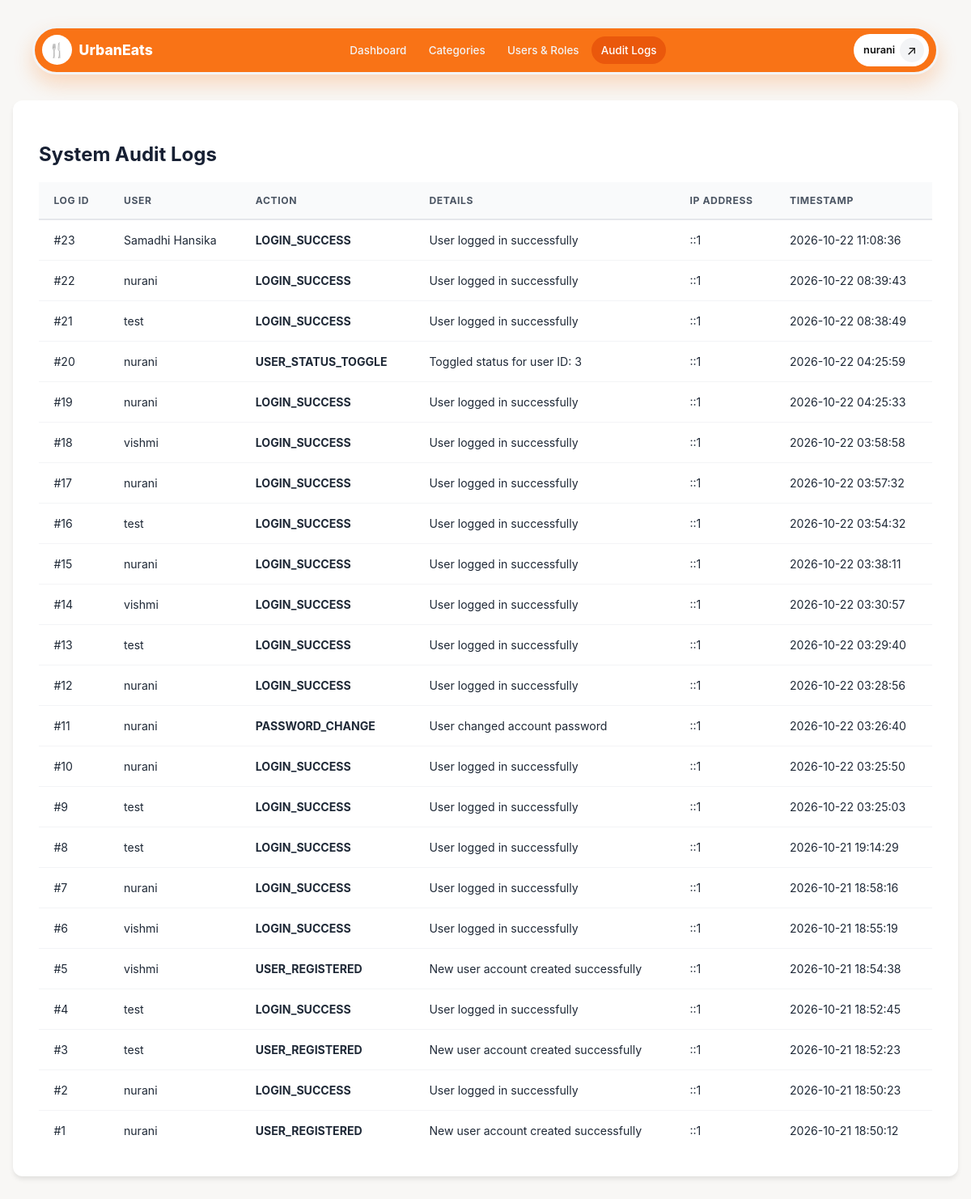
The page /admin/audit-log.php (signed in) on the database its author committed.
### tables this page shows
CREATE TABLE `audit_log` (
  `log_id` int(11) NOT NULL,
  `user_id` int(11) DEFAULT NULL,
  `action` varchar(100) NOT NULL,
  `details` text DEFAULT NULL,
  `ip_address` varchar(45) NOT NULL,
  `created_at` timestamp NOT NULL DEFAULT current_timestamp()
);

CREATE TABLE `users` (
  `user_id` int(11) NOT NULL,
  `full_name` varchar(100) NOT NULL,
  `email` varchar(100) NOT NULL,
  `phone` varchar(20) NOT NULL,
  `password_hash` varchar(255) NOT NULL,
  `role_id` int(11) NOT NULL DEFAULT 1,
  `is_active` tinyint(1) DEFAULT 1,
  `created_at` timestamp NOT NULL DEFAULT current_timestamp()
);

### admin/audit-log.php (the view, shortened to what this page needs)
<?php
require_once '../config/db.php';
$logs = $pdo->query("SELECT al.*, u.full_name FROM audit_log al LEFT JOIN users u ON al.user_id = u.user_id ORDER BY al.created_at DESC LIMIT 50")->fetchAll();
?>
<!DOCTYPE html>
<html lang="en">
<head>
    <link rel="stylesheet" href="../public/style.css">
</head>
<body class="admin-dashboard">
    <header class="admin-navbar">
        <a class="admin-brand" href="../index.php">
            <span class="admin-brand-icon" aria-hidden="true">🍴</span>
            <span>Urban<span>Eats</span><small>CLOUD KITCHEN</small></span>
        </a>
        <nav class="admin-nav-links" aria-label="Admin navigation">
            <a href="dashboard.php">Dashboard</a>
            <a href="categories.php">Categories</a>
            <a href="users.php">Users &amp; Roles</a>
            <a class="active" href="audit-log.php">Audit Logs</a>
        </nav>
        <div class="admin-account">
            <span class="admin-account-name"><?= htmlspecialchars($_SESSION['full_name'] ?? 'Administrator') ?></span>
            <a class="admin-logout" href="../auth/logout.php" aria-label="Sign out">↗</a>
        </div>
    </header>
    <div class="container">
        <div class="card">
            <h2>System Audit Logs</h2>
            <table class="data-table">
                <thead>
                    <tr>
                        <th>Log ID</th>
                        <th>User</th>
                        <th>Action</th>
                        <th>Details</th>
                        <th>IP Address</th>
                        <th>Timestamp</th>
                    </tr>
                </thead>
                <tbody>
                    <?php foreach ($logs as $l): ?>
                    <tr>
                        <td>#<?= $l['log_id'] ?></td>
                        <td><?= htmlspecialchars($l['full_name'] ?? 'Guest/System') ?></td>
                        <td><strong><?= htmlspecialchars($l['action']) ?></strong></td>
                        <td><?= htmlspecialchars($l['details']) ?></td>
                        <td><?= htmlspecialchars($l['ip_address']) ?></td>
                        <td><?= $l['created_at'] ?></td>
                    </tr>
                    <?php endforeach; ?>
                </tbody>
            </table>
        </div>
    </div>
</body>
</html>

### rows shown on the page
audit_log: log_id "23", user.full_name "Samadhi Hansika", action "LOGIN_SUCCESS", details "User logged in successfully", ip_address "::1", created_at "2026-10-22 11:08:36"
audit_log: log_id "22", user.full_name "nurani", action "LOGIN_SUCCESS", details "User logged in successfully", ip_address "::1", created_at "2026-10-22 08:39:43"
audit_log: log_id "21", user.full_name "test", action "LOGIN_SUCCESS", details "User logged in successfully", ip_address "::1", created_at "2026-10-22 08:38:49"
audit_log: log_id "20", user.full_name "nurani", action "USER_STATUS_TOGGLE", details "Toggled status for user ID: 3", ip_address "::1", created_at "2026-10-22 04:25:59"
audit_log: log_id "19", user.full_name "nurani", action "LOGIN_SUCCESS", details "User logged in successfully", ip_address "::1", created_at "2026-10-22 04:25:33"
audit_log: log_id "18", user.full_name "vishmi", action "LOGIN_SUCCESS", details "User logged in successfully", ip_address "::1", created_at "2026-10-22 03:58:58"
audit_log: log_id "17", user.full_name "nurani", action "LOGIN_SUCCESS", details "User logged in successfully", ip_address "::1", created_at "2026-10-22 03:57:32"
audit_log: log_id "16", user.full_name "test", action "LOGIN_SUCCESS", details "User logged in successfully", ip_address "::1", created_at "2026-10-22 03:54:32"
audit_log: log_id "15", user.full_name "nurani", action "LOGIN_SUCCESS", details "User logged in successfully", ip_address "::1", created_at "2026-10-22 03:38:11"
audit_log: log_id "14", user.full_name "vishmi", action "LOGIN_SUCCESS", details "User logged in successfully", ip_address "::1", created_at "2026-10-22 03:30:57"
audit_log: log_id "13", user.full_name "test", action "LOGIN_SUCCESS", details "User logged in successfully", ip_address "::1", created_at "2026-10-22 03:29:40"
audit_log: log_id "12", user.full_name "nurani", action "LOGIN_SUCCESS", details "User logged in successfully", ip_address "::1", created_at "2026-10-22 03:28:56"
audit_log: log_id "11", user.full_name "nurani", action "PASSWORD_CHANGE", details "User changed account password", ip_address "::1", created_at "2026-10-22 03:26:40"
audit_log: log_id "10", user.full_name "nurani", action "LOGIN_SUCCESS", details "User logged in successfully", ip_address "::1", created_at "2026-10-22 03:25:50"
audit_log: log_id "9", user.full_name "test", action "LOGIN_SUCCESS", details "User logged in successfully", ip_address "::1", created_at "2026-10-22 03:25:03"
audit_log: log_id "8", user.full_name "test", action "LOGIN_SUCCESS", details "User logged in successfully", ip_address "::1", created_at "2026-10-21 19:14:29"
audit_log: log_id "7", user.full_name "nurani", action "LOGIN_SUCCESS", details "User logged in successfully", ip_address "::1", created_at "2026-10-21 18:58:16"
audit_log: log_id "6", user.full_name "vishmi", action "LOGIN_SUCCESS", details "User logged in successfully", ip_address "::1", created_at "2026-10-21 18:55:19"
audit_log: log_id "5", user.full_name "vishmi", action "USER_REGISTERED", details "New user account created successfully", ip_address "::1", created_at "2026-10-21 18:54:38"
audit_log: log_id "4", user.full_name "test", action "LOGIN_SUCCESS", details "User logged in successfully", ip_address "::1", created_at "2026-10-21 18:52:45"
audit_log: log_id "3", user.full_name "test", action "USER_REGISTERED", details "New user account created successfully", ip_address "::1", created_at "2026-10-21 18:52:23"
audit_log: log_id "2", user.full_name "nurani", action "LOGIN_SUCCESS", details "User logged in successfully", ip_address "::1", created_at "2026-10-21 18:50:23"
audit_log: log_id "1", user.full_name "nurani", action "USER_REGISTERED", details "New user account created successfully", ip_address "::1", created_at "2026-10-21 18:50:12"

### other values the page prints
$_SESSION['full_name'] "nurani"
